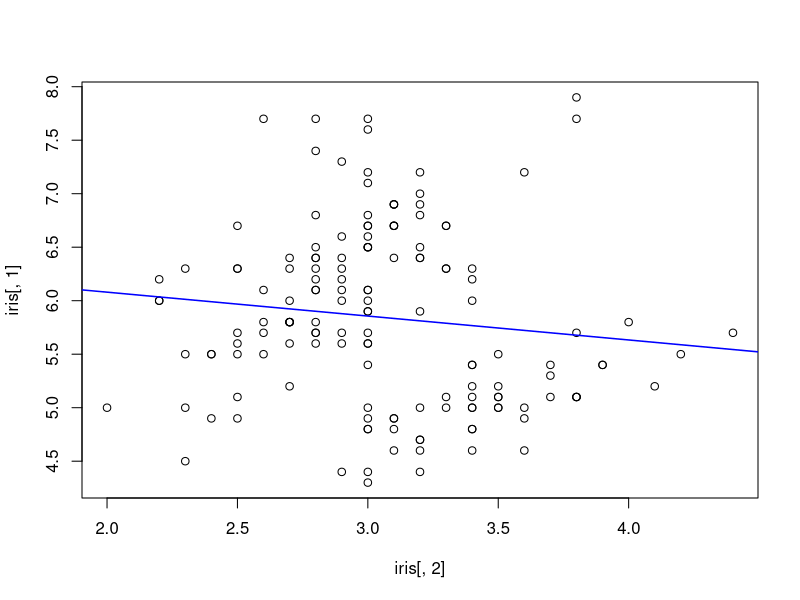

Write R code to recreate this figure.
## ---- chunk 1
knitr::opts_chunk$set(collapse = TRUE)
## ---- chunk 2
data(iris)
plot(iris[,1] ~ iris[,2], type = "p")
abline(lm(iris[,1] ~ iris[,2]), lwd = 1.5, col = "blue")
